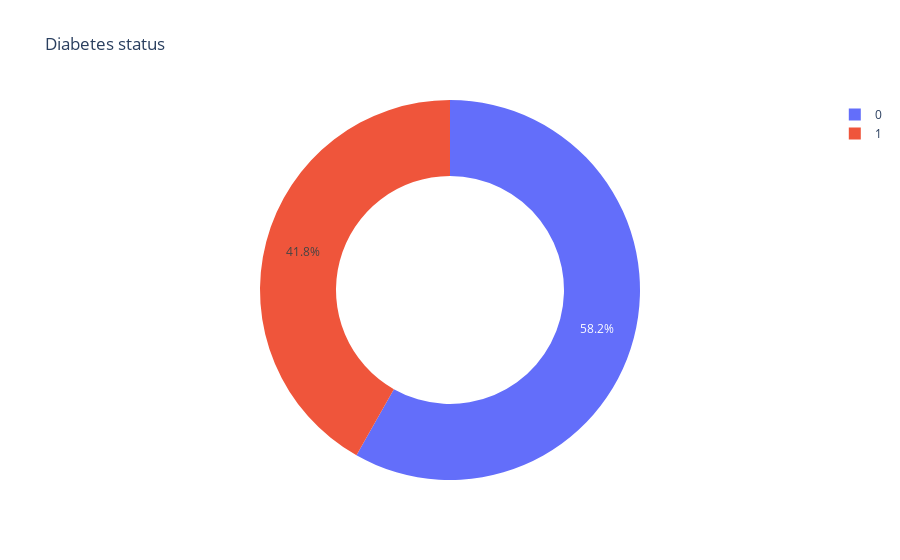

Write notebook code for a chart like this one.
### Code cell
diabetes_status=df['diabetes'].value_counts()
transactions=diabetes_status.index
quantity=diabetes_status.values
figure=px.pie(df,
             values=quantity,
             names=transactions,hole=.60,
             title='Diabetes status')
figure.show()

### Figure 1 — Plotly figure (JSON) as saved in the notebook; plotly's stock layout.template omitted (floating-point values rounded to 4 significant figures)
{"data": [{"domain": {"x": [0, 1], "y": [0, 1]}, "hole": 0.6, "hovertemplate": "label=%{label}<br>value=%{value}<extra></extra>", "labels": [0, 1], "legendgroup": "", "name": "", "showlegend": true, "type": "pie", "values": [174, 125]}], "layout": {"legend": {"tracegroupgap": 0}, "title": {"text": "Diabetes status"}}}
